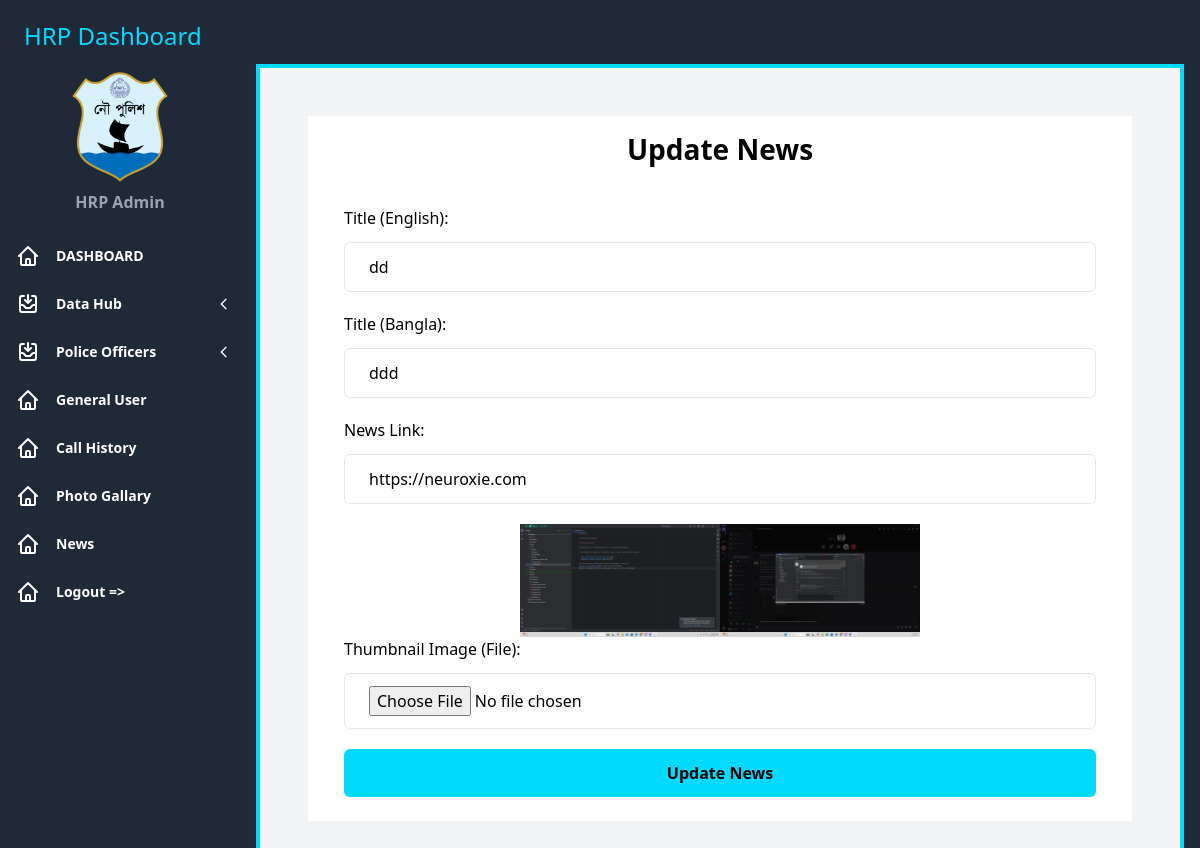
Page /news/update/1 (signed in) on the committed database.
### datahub/models.py (models this page shows, shortened)
class News(models.Model):
    title = models.CharField(max_length=555, blank=False, null=False)
    title_bn = models.CharField(max_length=555, blank=False, null=False)
    url = models.URLField(max_length=1000, blank=False, null=False)
    thumbnail = models.ImageField(upload_to='news_thumbnails/', blank=False, null=False, default='#')
    created_at = models.DateTimeField(auto_now_add=True)
    updated_at = models.DateTimeField(auto_now=True)

### datahub/views.py (the view, shortened to what this page needs)
# urls.py: path('news/update/<int:id>', updateNews, name='update-news'),
@login_required
def updateNews(request, id):
    e = News.objects.get(id=id)
    context = {
        'e': e
    }
    return render(request, 'datahub/editnews.html', context)

### template/datahub/editnews.html (shortened to what this page needs)
{% extends 'datahub/base.html' %}
{% block content %}
<div class="flex items-center justify-center p-12">
    <div class="mx-auto w-full max-w-[550px] bg-white">
        <h2 style="text-align: center; font-size: 28px;" class="font-bold my-3">Update News</h2>
      <form
        class="py-6 px-9"
        method="POST"
        enctype="multipart/form-data"
      >
      <div class="mb-5">
        <label
          for="title"
          class="mb-3 block text-base font-medium text-[#07074D]"
        >
          Title (English):
        </label>
        <input required
          type="text"
          name="title"
          id="title"
          value="{{e.title}}"
          class="w-full rounded-md border border-[#e0e0e0] bg-white py-3 px-6 text-base font-medium text-[#6B7280] outline-none focus:border-[#6A64F1] focus:shadow-md"
        />
      </div>
      <div class="mb-5">
        <label
          for="titlebn"
          class="mb-3 block text-base font-medium text-[#07074D]"
        >
          Title (Bangla):
        </label>
        <input required
          type="text"
          name="titlebn"
          id="titlebn"
          value="{{e.title_bn}}"
          class="w-full rounded-md border border-[#e0e0e0] bg-white py-3 px-6 text-base font-medium text-[#6B7280] outline-none focus:border-[#6A64F1] focus:shadow-md"
        />
      </div>
      <div class="mb-5">
        <label
          for="url"
          class="mb-3 block text-base font-medium text-[#07074D]"
        >
          News Link:
        </label>
        <input required
          type="url"
          name="url"
          id="url"
          value="{{e.url}}"
          class="w-full rounded-md border border-[#e0e0e0] bg-white py-3 px-6 text-base font-medium text-[#6B7280] outline-none focus:border-[#6A64F1] focus:shadow-md"
        />
      </div>
      <div style="display: flex; flex-wrap: wrap; justify-content: center; align-items: center;">
        <img src="{{e.thumbnail.url}}" style="max-width: 400px;">
      </div>
        <div class="mb-5">
          <label
            for="file"
            class="mb-3 block text-base font-medium text-[#07074D]"
          >
            Thumbnail Image (File):
          </label>
          <input required
            type="file"
            name="file"
            id="file"
            class="w-full rounded-md border border-[#e0e0e0] bg-white py-3 px-6 text-base font-medium text-[#6B7280] outline-none focus:border-[#6A64F1] focus:shadow-md"
          />
        </div>
        <div>
          <button
            class="hover:shadow-form w-full hover:bg-blue-800 hover:text-white rounded-md bg-green-400 py-3 px-8 text-center text-base font-bold text-black outline-none"
          >
            Update News
          </button>
        </div>
      </form>
    </div>
  </div>
{% endblock content %}

### template/datahub/base.html (style rules this page uses)
.bg-green-400, .bg-green-500 { background-color: #04D9FF; }

### rows in the picture
News: title "dd", titlebn "ddd", url "https://neuroxie.com", thumbnail (picture)
